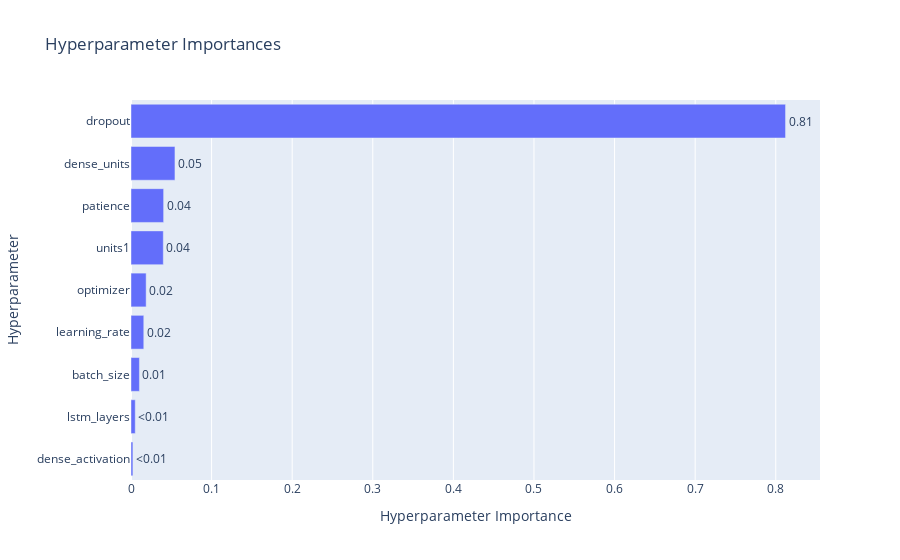
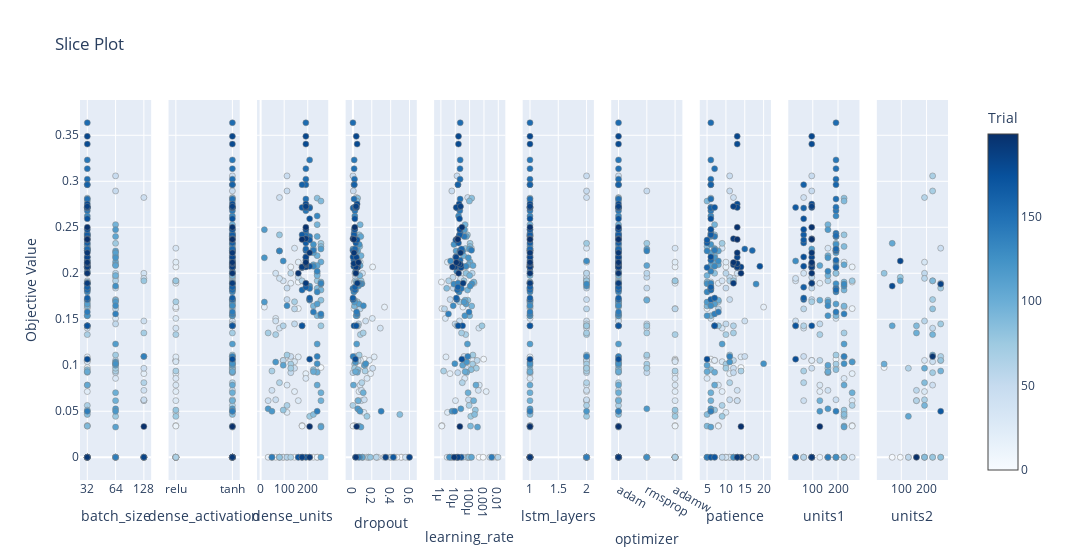

Write notebook code for charts like these, in order.
### Code cell
# --- Celda Nueva: Análisis de Hiperparámetros ---
from optuna.visualization import plot_param_importances, plot_slice

# 1. Gráfico de Importancia de Hiperparámetros
# Muestra qué hiperparámetros tuvieron el mayor impacto en el score.
param_importances = plot_param_importances(study)
param_importances.show()

# 2. Gráfico de Corte (Slice Plot)
# Muestra cómo varía el score para cada valor de cada hiperparámetro.
# Es excelente para ver los "rangos buenos" de cada parámetro.
slice_plot = plot_slice(study)
slice_plot.show()

### Figure 1 — Plotly figure (JSON) as saved in the notebook; plotly's stock layout.template omitted (floating-point values rounded to 4 significant figures)
{"data": [{"cliponaxis": false, "hovertemplate": ["dense_activation (CategoricalDistribution): 0.0023648263303021255<extra></extra>", "lstm_layers (IntDistribution): 0.005267610338683074<extra></extra>", "batch_size (CategoricalDistribution): 0.010445589777302875<extra></extra>", "learning_rate (FloatDistribution): 0.01585171551419991<extra></extra>", "optimizer (CategoricalDistribution): 0.018792483834866352<extra></extra>", "units1 (IntDistribution): 0.04009798403730035<extra></extra>", "patience (IntDistribution): 0.04049425078905252<extra></extra>", "dense_units (IntDistribution): 0.05454366708934952<extra></extra>", "dropout (FloatDistribution): 0.8121418722889433<extra></extra>"], "name": "Objective Value", "orientation": "h", "text": ["<0.01", "<0.01", "0.01", "0.02", "0.02", "0.04", "0.04", "0.05", "0.81"], "textposition": "outside", "type": "bar", "x": [0.002365, 0.005268, 0.01045, 0.01585, 0.01879, 0.0401, 0.04049, 0.05454, 0.8121], "y": ["dense_activation", "lstm_layers", "batch_size", "learning_rate", "optimizer", "units1", "patience", "dense_units", "dropout"]}], "layout": {"title": {"text": "Hyperparameter Importances"}, "xaxis": {"title": {"text": "Hyperparameter Importance"}}, "yaxis": {"title": {"text": "Hyperparameter"}}}}

### Figure 2 — Plotly figure (JSON) as saved in the notebook; plotly's stock layout.template omitted (floating-point values rounded to 4 significant figures; data arrays with more than 128 entries replaced by an {"elided": "..."} marker saying what was removed)
{"data": [{"marker": {"color": {"elided": "200 int values"}, "colorbar": {"title": {"text": "Trial"}, "x": 1, "xpad": 40}, "colorscale": [[0, "rgb(247,251,255)"], [0.125, "rgb(222,235,247)"], [0.25, "rgb(198,219,239)"], [0.375, "rgb(158,202,225)"], [0.5, "rgb(107,174,214)"], [0.625, "rgb(66,146,198)"], [0.75, "rgb(33,113,181)"], [0.875, "rgb(8,81,156)"], [1, "rgb(8,48,107)"]], "line": {"color": "Grey", "width": 0.5}, "showscale": true}, "mode": "markers", "name": "Feasible Trial", "showlegend": false, "type": "scatter", "x": {"elided": "200 int values"}, "xaxis": "x", "y": {"elided": "200 float values"}, "yaxis": "y"}, {"marker": {"color": {"elided": "200 int values"}, "colorbar": {"title": {"text": "Trial"}, "x": 1, "xpad": 40}, "colorscale": [[0, "rgb(247,251,255)"], [0.125, "rgb(222,235,247)"], [0.25, "rgb(198,219,239)"], [0.375, "rgb(158,202,225)"], [0.5, "rgb(107,174,214)"], [0.625, "rgb(66,146,198)"], [0.75, "rgb(33,113,181)"], [0.875, "rgb(8,81,156)"], [1, "rgb(8,48,107)"]], "line": {"color": "Grey", "width": 0.5}, "showscale": false}, "mode": "markers", "name": "Feasible Trial", "showlegend": false, "type": "scatter", "x": {"elided": "200 str values"}, "xaxis": "x2", "y": {"elided": "200 float values"}, "yaxis": "y2"}, {"marker": {"color": {"elided": "200 int values"}, "colorbar": {"title": {"text": "Trial"}, "x": 1, "xpad": 40}, "colorscale": [[0, "rgb(247,251,255)"], [0.125, "rgb(222,235,247)"], [0.25, "rgb(198,219,239)"], [0.375, "rgb(158,202,225)"], [0.5, "rgb(107,174,214)"], [0.625, "rgb(66,146,198)"], [0.75, "rgb(33,113,181)"], [0.875, "rgb(8,81,156)"], [1, "rgb(8,48,107)"]], "line": {"color": "Grey", "width": 0.5}, "showscale": false}, "mode": "markers", "name": "Feasible Trial", "showlegend": false, "type": "scatter", "x": {"elided": "200 int values"}, "xaxis": "x3", "y": {"elided": "200 float values"}, "yaxis": "y3"}, {"marker": {"color": {"elided": "200 int values"}, "colorbar": {"title": {"text": "Trial"}, "x": 1, "xpad": 40}, "colorscale": [[0, "rgb(247,251,255)"], [0.125, "rgb(222,235,247)"], [0.25, "rgb(198,219,239)"], [0.375, "rgb(158,202,225)"], [0.5, "rgb(107,174,214)"], [0.625, "rgb(66,146,198)"], [0.75, "rgb(33,113,181)"], [0.875, "rgb(8,81,156)"], [1, "rgb(8,48,107)"]], "line": {"color": "Grey", "width": 0.5}, "showscale": false}, "mode": "markers", "name": "Feasible Trial", "showlegend": false, "type": "scatter", "x": {"elided": "200 float values"}, "xaxis": "x4", "y": {"elided": "200 float values"}, "yaxis": "y4"}, {"marker": {"color": {"elided": "200 int values"}, "colorbar": {"title": {"text": "Trial"}, "x": 1, "xpad": 40}, "colorscale": [[0, "rgb(247,251,255)"], [0.125, "rgb(222,235,247)"], [0.25, "rgb(198,219,239)"], [0.375, "rgb(158,202,225)"], [0.5, "rgb(107,174,214)"], [0.625, "rgb(66,146,198)"], [0.75, "rgb(33,113,181)"], [0.875, "rgb(8,81,156)"], [1, "rgb(8,48,107)"]], "line": {"color": "Grey", "width": 0.5}, "showscale": false}, "mode": "markers", "name": "Feasible Trial", "showlegend": false, "type": "scatter", "x": {"elided": "200 float values"}, "xaxis": "x5", "y": {"elided": "200 float values"}, "yaxis": "y5"}, {"marker": {"color": {"elided": "200 int values"}, "colorbar": {"title": {"text": "Trial"}, "x": 1, "xpad": 40}, "colorscale": [[0, "rgb(247,251,255)"], [0.125, "rgb(222,235,247)"], [0.25, "rgb(198,219,239)"], [0.375, "rgb(158,202,225)"], [0.5, "rgb(107,174,214)"], [0.625, "rgb(66,146,198)"], [0.75, "rgb(33,113,181)"], [0.875, "rgb(8,81,156)"], [1, "rgb(8,48,107)"]], "line": {"color": "Grey", "width": 0.5}, "showscale": false}, "mode": "markers", "name": "Feasible Trial", "showlegend": false, "type": "scatter", "x": {"elided": "200 int values"}, "xaxis": "x6", "y": {"elided": "200 float values"}, "yaxis": "y6"}, {"marker": {"color": {"elided": "200 int values"}, "colorbar": {"title": {"text": "Trial"}, "x": 1, "xpad": 40}, "colorscale": [[0, "rgb(247,251,255)"], [0.125, "rgb(222,235,247)"], [0.25, "rgb(198,219,239)"], [0.375, "rgb(158,202,225)"], [0.5, "rgb(107,174,214)"], [0.625, "rgb(66,146,198)"], [0.75, "rgb(33,113,181)"], [0.875, "rgb(8,81,156)"], [1, "rgb(8,48,107)"]], "line": {"color": "Grey", "width": 0.5}, "showscale": false}, "mode": "markers", "name": "Feasible Trial", "showlegend": false, "type": "scatter", "x": {"elided": "200 str values"}, "xaxis": "x7", "y": {"elided": "200 float values"}, "yaxis": "y7"}, {"marker": {"color": {"elided": "200 int values"}, "colorbar": {"title": {"text": "Trial"}, "x": 1, "xpad": 40}, "colorscale": [[0, "rgb(247,251,255)"], [0.125, "rgb(222,235,247)"], [0.25, "rgb(198,219,239)"], [0.375, "rgb(158,202,225)"], [0.5, "rgb(107,174,214)"], [0.625, "rgb(66,146,198)"], [0.75, "rgb(33,113,181)"], [0.875, "rgb(8,81,156)"], [1, "rgb(8,48,107)"]], "line": {"color": "Grey", "width": 0.5}, "showscale": false}, "mode": "markers", "name": "Feasible Trial", "showlegend": false, "type": "scatter", "x": {"elided": "200 int values"}, "xaxis": "x8", "y": {"elided": "200 float values"}, "yaxis": "y8"}, {"marker": {"color": {"elided": "200 int values"}, "colorbar": {"title": {"text": "Trial"}, "x": 1, "xpad": 40}, "colorscale": [[0, "rgb(247,251,255)"], [0.125, "rgb(222,235,247)"], [0.25, "rgb(198,219,239)"], [0.375, "rgb(158,202,225)"], [0.5, "rgb(107,174,214)"], [0.625, "rgb(66,146,198)"], [0.75, "rgb(33,113,181)"], [0.875, "rgb(8,81,156)"], [1, "rgb(8,48,107)"]], "line": {"color": "Grey", "width": 0.5}, "showscale": false}, "mode": "markers", "name": "Feasible Trial", "showlegend": false, "type": "scatter", "x": {"elided": "200 int values"}, "xaxis": "x9", "y": {"elided": "200 float values"}, "yaxis": "y9"}, {"marker": {"color": [1, 3, 4, 5, 17, 20, 21, 22, 23, 24, 26, 28, 31, 32, 33, 34, 35, 36, 37, 38, 39, 40, 41, 42, 43, 44, 45, 46, 47, 48, 49, 50, 51, 52, 53, 54, 55, 56, 57, 58, 59, 60, 61, 62, 63, 64, 66, 67, 68, 70, 71, 72, 73, 74, 75, 76, 77, 119, 126, 128, 130, 137, 140], "colorbar": {"title": {"text": "Trial"}, "x": 1, "xpad": 40}, "colorscale": [[0, "rgb(247,251,255)"], [0.125, "rgb(222,235,247)"], [0.25, "rgb(198,219,239)"], [0.375, "rgb(158,202,225)"], [0.5, "rgb(107,174,214)"], [0.625, "rgb(66,146,198)"], [0.75, "rgb(33,113,181)"], [0.875, "rgb(8,81,156)"], [1, "rgb(8,48,107)"]], "line": {"color": "Grey", "width": 0.5}, "showscale": false}, "mode": "markers", "name": "Feasible Trial", "showlegend": false, "type": "scatter", "x": [128, 96, 64, 32, 256, 256, 256, 192, 192, 192, 192, 160, 224, 256, 224, 160, 224, 224, 224, 192, 128, 160, 192, 192, 192, 160, 128, 256, 192, 224, 224, 224, 256, 224, 256, 96, 224, 256, 32, 224, 256, 192, 192, 192, 160, 224, 192, 224, 256, 160, 32, 192, 224, 64, 128, 64, 96, 256, 64, 96, 256, 224, 160], "xaxis": "x10", "y": [0, 0, 0, 0.09756, 0, 0.1892, 0.1053, 0.07143, 0.1053, 0.2121, 0, 0.06154, 0.07843, 0.2273, 0.1039, 0, 0.1918, 0, 0.1404, 0.2, 0, 0.07273, 0.1944, 0.1481, 0.2824, 0.06154, 0.09677, 0.1096, 0.0625, 0.3059, 0.2895, 0.1714, 0.1839, 0.09195, 0.1449, 0.1957, 0, 0.1053, 0.2, 0.1613, 0, 0, 0, 0.08108, 0.1429, 0.1918, 0.05634, 0.1333, 0.09375, 0.1351, 0.1013, 0.09677, 0.1111, 0.2326, 0.04444, 0.1429, 0.1918, 0.05, 0.186, 0.2133, 0.1882, 0.1096, 0], "yaxis": "y10"}], "layout": {"title": {"text": "Slice Plot"}, "width": 3000, "xaxis": {"anchor": "y", "categoryarray": [32, 64, 128], "categoryorder": "array", "domain": [0, 0.082], "title": {"text": "batch_size"}, "type": "category"}, "xaxis10": {"anchor": "y10", "domain": [0.918, 1.0], "title": {"text": "units2"}}, "xaxis2": {"anchor": "y2", "categoryarray": ["relu", "tanh"], "categoryorder": "array", "domain": [0.102, 0.184], "title": {"text": "dense_activation"}, "type": "category"}, "xaxis3": {"anchor": "y3", "domain": [0.204, 0.286], "title": {"text": "dense_units"}}, "xaxis4": {"anchor": "y4", "domain": [0.306, 0.388], "title": {"text": "dropout"}}, "xaxis5": {"anchor": "y5", "domain": [0.408, 0.49], "title": {"text": "learning_rate"}, "type": "log"}, "xaxis6": {"anchor": "y6", "domain": [0.51, 0.592], "title": {"text": "lstm_layers"}}, "xaxis7": {"anchor": "y7", "categoryarray": ["adam", "rmsprop", "adamw"], "categoryorder": "array", "domain": [0.612, 0.694], "title": {"text": "optimizer"}, "type": "category"}, "xaxis8": {"anchor": "y8", "domain": [0.714, 0.796], "title": {"text": "patience"}}, "xaxis9": {"anchor": "y9", "domain": [0.816, 0.898], "title": {"text": "units1"}}, "yaxis": {"anchor": "x", "domain": [0, 1], "title": {"text": "Objective Value"}}, "yaxis10": {"anchor": "x10", "domain": [0, 1], "matches": "y", "showticklabels": false}, "yaxis2": {"anchor": "x2", "domain": [0, 1], "matches": "y", "showticklabels": false}, "yaxis3": {"anchor": "x3", "domain": [0, 1], "matches": "y", "showticklabels": false}, "yaxis4": {"anchor": "x4", "domain": [0, 1], "matches": "y", "showticklabels": false}, "yaxis5": {"anchor": "x5", "domain": [0, 1], "matches": "y", "showticklabels": false}, "yaxis6": {"anchor": "x6", "domain": [0, 1], "matches": "y", "showticklabels": false}, "yaxis7": {"anchor": "x7", "domain": [0, 1], "matches": "y", "showticklabels": false}, "yaxis8": {"anchor": "x8", "domain": [0, 1], "matches": "y", "showticklabels": false}, "yaxis9": {"anchor": "x9", "domain": [0, 1], "matches": "y", "showticklabels": false}}}
